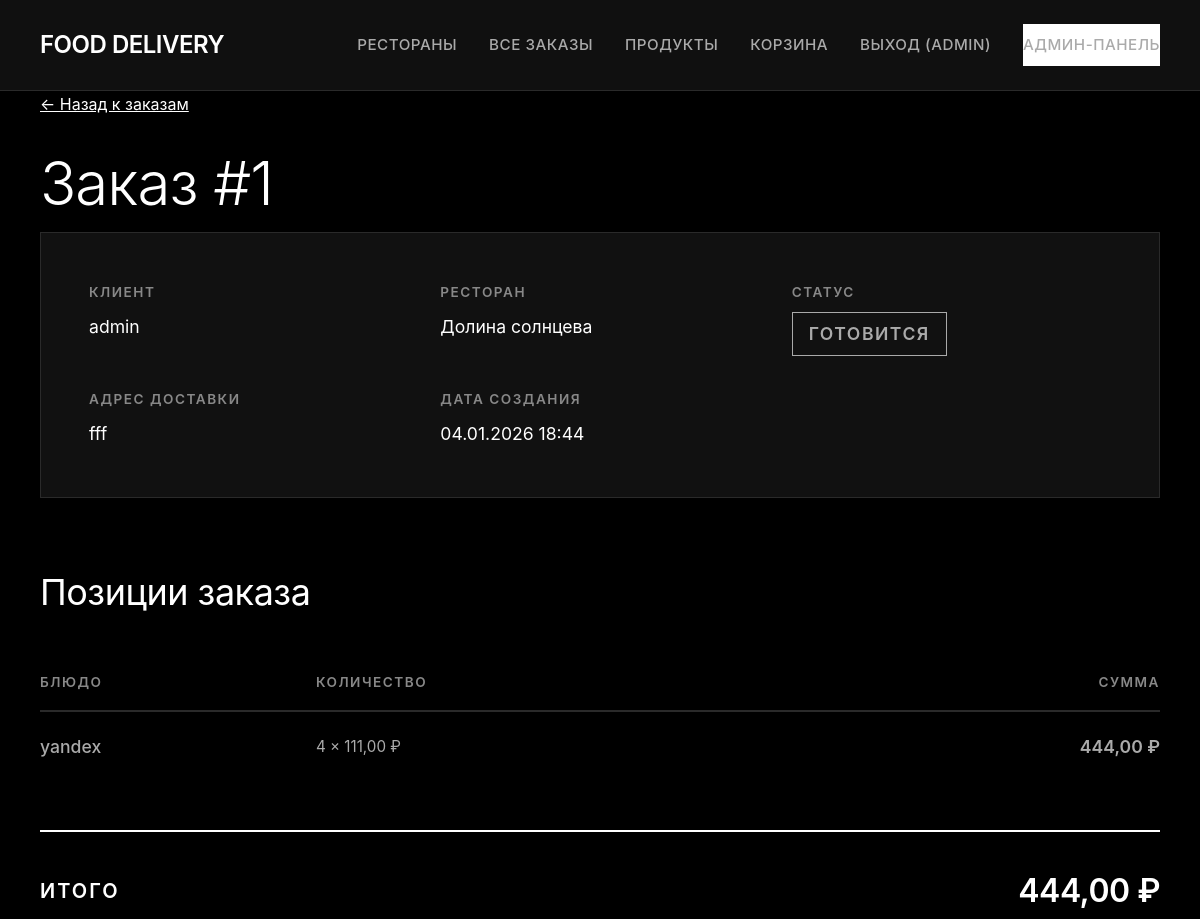
The page /order/1/ (signed in) on the database its author committed.
### app/models.py (models this page shows, shortened)
class Order(models.Model):
    STATUS_CHOICES = [
        ('pending', 'Ожидает'),
        ('preparing', 'Готовится'),
        ('ready', 'Готов'),
        ('delivering', 'Доставляется'),
        ('completed', 'Завершен'),
        ('cancelled', 'Отменен'),
    ]
    customer = models.ForeignKey(User, on_delete=models.CASCADE, verbose_name="Клиент")
    restaurant = models.ForeignKey(Restaurant, on_delete=models.CASCADE, verbose_name="Ресторан")
    courier = models.ForeignKey(Courier, on_delete=models.SET_NULL, null=True, blank=True, verbose_name="Курьер")
    status = models.CharField(max_length=20, choices=STATUS_CHOICES, default='pending', verbose_name="Статус")
    address = models.CharField(max_length=300, verbose_name="Адрес доставки")
    total_price = models.DecimalField(max_digits=10, decimal_places=2, default=0, verbose_name="Общая стоимость")
    created_at = models.DateTimeField(auto_now_add=True, verbose_name="Дата создания")
    updated_at = models.DateTimeField(auto_now=True, verbose_name="Дата обновления")
    history = HistoricalRecords()
    class Meta:
        verbose_name = "Заказ"
        verbose_name_plural = "Заказы"
        ordering = ['-created_at']

class Restaurant(models.Model):
    name = models.CharField(max_length=200, verbose_name="Название")
    address = models.CharField(max_length=300, verbose_name="Адрес")
    phone = models.CharField(max_length=20, verbose_name="Телефон")
    owner = models.ForeignKey(User, on_delete=models.CASCADE, verbose_name="Владелец")
    created_at = models.DateTimeField(auto_now_add=True, verbose_name="Дата создания")
    history = HistoricalRecords()
    class Meta:
        verbose_name = "Ресторан"# Единственное число
        verbose_name_plural = "Рестораны"# Множественное число
        ordering = ['name']# Сортировка по умолчанию

class OrderItem(models.Model):
    order = models.ForeignKey(Order, on_delete=models.CASCADE, related_name='items', verbose_name="Заказ")
    product = models.ForeignKey(Product, on_delete=models.CASCADE, verbose_name="Продукт")
    quantity = models.PositiveIntegerField(default=1, verbose_name="Количество")
    price = models.DecimalField(max_digits=10, decimal_places=2, verbose_name="Цена")
    class Meta:
        verbose_name = "Элемент заказа"
        verbose_name_plural = "Элементы заказа"
        ordering = ['order']
    def get_total(self):
        return self.price * self.quantity

class Product(models.Model):
    name = models.CharField(max_length=200, verbose_name="Название")
    description = models.TextField(verbose_name="Описание")
    price = models.DecimalField(max_digits=10, decimal_places=2, verbose_name="Цена")
    restaurant = models.ForeignKey(Restaurant, on_delete=models.CASCADE, verbose_name="Ресторан")
    created_at = models.DateTimeField(auto_now_add=True, verbose_name="Дата создания")
    history = HistoricalRecords()
    class Meta:
        verbose_name = "Продукт"
        verbose_name_plural = "Продукты"
        ordering = ['name']

### app/views.py (the view)
# urls.py: path('order/<int:order_id>/', views.order_detail, name='order_detail'),
@login_required
def order_detail(request, order_id):
    order = get_object_or_404(Order, id=order_id)
    if not (request.user.is_superuser or request.user.is_staff or order.customer == request.user):
        messages.error(request, 'У вас нет доступа к этому заказу')
        return redirect('orders')
    cart_items_count = get_cart_items_count(request)
    return render(request, 'order.html', {
        'order': order,
        'cart_items_count': cart_items_count
    })

### app/views.py (called while the page is built)
def get_cart_items_count(request):
    cart = request.session.get('cart', {})
    return sum(cart.values())

### app/templates/order.html (shortened to what this page needs)
{% load static %}
<!DOCTYPE html>
<html lang="ru">
<head>
  <link rel="stylesheet" href="{% static 'style.css' %}">
</head>
<body>
  <div class="header">
    <div class="container">
      <a href="{% url 'index' %}" class="logo">FOOD DELIVERY</a>
      <nav class="nav">
        <a href="{% url 'index' %}">Рестораны</a>
        <a href="{% url 'orders' %}">{% if user.is_superuser %}Все заказы{% else %}Мои заказы{% endif %}</a>
        <a href="{% url 'product_list' %}">Продукты</a>
        <a href="{% url 'cart' %}" class="cart-link">
          Корзина{% if cart_items_count > 0 %} ({{ cart_items_count }}){% endif %}
        </a>
        <a href="{% url 'logout' %}">Выход ({{ user.username }})</a>
        {% if user.is_superuser %}
        <a href="/admin/" class="admin-link">Админ-панель</a>
        {% endif %}
      </nav>
    </div>
  </div>
  <div class="container">
    <a href="{% url 'orders' %}" class="btn-secondary" style="margin-top: 0;"><span>← Назад к заказам</span></a>
    <h1 style="margin-top: 32px;">Заказ #{{ order.id }}</h1>
    <div class="order-detail">
      <div class="order-detail-grid">
        {% if user.is_superuser %}
        <div class="order-detail-item">
          <strong>Клиент</strong>
          <span>{{ order.customer.username }}</span>
        </div>
        {% endif %}
        <div class="order-detail-item">
          <strong>Ресторан</strong>
          <span>{{ order.restaurant.name }}</span>
        </div>
        <div class="order-detail-item">
          <strong>Статус</strong>
          <span class="status {{ order.status }}">{{ order.get_status_display }}</span>
        </div>
        <div class="order-detail-item">
          <strong>Адрес доставки</strong>
          <span>{{ order.address }}</span>
        </div>
        <div class="order-detail-item">
          <strong>Дата создания</strong>
          <span>{{ order.created_at|date:"d.m.Y H:i" }}</span>
        </div>
      </div>
    </div>
    <div class="order-items-section">
      <h2>Позиции заказа</h2>
      {% if order.items.all %}
      <table class="order-items-table">
        <thead>
          <tr>
            <th>Блюдо</th>
            <th>Количество</th>
            <th style="text-align: right;">Сумма</th>
          </tr>
        </thead>
        <tbody>
          {% for item in order.items.all %}
          <tr>
            <td class="item-name">{{ item.product.name }}</td>
            <td class="item-quantity">{{ item.quantity }} × {{ item.price }} ₽</td>
            <td class="item-price">{{ item.get_total }} ₽</td>
          </tr>
          {% endfor %}
        </tbody>
      </table>
      <div class="order-total">
        <div class="order-total-label">Итого</div>
        <div class="order-total-value">{{ order.total_price }} ₽</div>
      </div>
      {% else %}
      <div class="empty-state">
        <div class="empty-state-icon">🛒</div>
        <h3>В заказе нет позиций</h3>
      </div>
      {% endif %}
    </div>
  </div>
</body>
</html>

### app/static/style.css (style rules this page uses)
:root { --black: #000000; --black-light: #0a0a0a; --gray-dark: #111111; --gray-medium: #1a1a1a; --gray-border: #2a2a2a; --gray-text: #888888; --gray-light: #aaaaaa; --white: #ffffff; --white-dark: #f5f5f5; --transition: all 0.4s cubic-bezier(0.4, 0, 0.2, 1); --shadow: 0 8px 32px rgba(0, 0, 0, 0.4); --shadow-hover: 0 16px 48px rgba(255, 255, 255, 0.08); }
* { margin: 0; padding: 0; box-sizing: border-box; }
html { scroll-behavior: smooth; }
body { font-family: 'Inter', -apple-system, BlinkMacSystemFont, 'Segoe UI', 'Roboto', 'Helvetica Neue', Arial, sans-serif; background: var(--black); color: var(--white); line-height: 1.7; padding: 0; margin: 0; font-size: 16px; -webkit-font-smoothing: antialiased; -moz-osx-font-smoothing: grayscale; }
.container { max-width: 1400px; margin: 0 auto; padding: 0 40px; }
.header { background: var(--gray-dark); border-bottom: 1px solid var(--gray-border); position: sticky; top: 0; z-index: 100; backdrop-filter: blur(10px); background: rgba(17, 17, 17, 0.95); }
.header .container { display: flex; justify-content: space-between; align-items: center; padding: 24px 40px; }
.logo { font-size: 1.5rem; font-weight: 600; letter-spacing: -0.5px; color: var(--white); text-decoration: none; }
.nav { display: flex; gap: 32px; align-items: center; }
.nav a { color: var(--gray-light); text-decoration: none; font-size: 0.95rem; font-weight: 500; letter-spacing: 0.5px; text-transform: uppercase; transition: var(--transition); position: relative; padding: 8px 0; }
.nav a::after { content: ''; position: absolute; bottom: 0; left: 0; width: 0; height: 2px; background: var(--white); transition: var(--transition); }
.admin-link { background: var(--white); color: var(--black); padding: 10px 24px; border-radius: 0; font-weight: 600; text-transform: uppercase; letter-spacing: 1px; font-size: 0.85rem; transition: var(--transition); }
.admin-link::after { display: none; }
h1 { font-size: clamp(2.5rem, 5vw, 4rem); font-weight: 300; letter-spacing: -1px; line-height: 1.1; margin-bottom: 16px; color: var(--white); }
h2 { font-size: clamp(1.75rem, 3vw, 2.25rem); font-weight: 400; letter-spacing: -0.5px; margin: 64px 0 32px 0; color: var(--white); }
strong { font-weight: 600; color: var(--white); }
.order-detail { background: var(--gray-dark); border: 1px solid var(--gray-border); padding: 48px; margin-bottom: 64px; }
.order-detail-grid { display: grid; grid-template-columns: repeat(auto-fit, minmax(250px, 1fr)); gap: 32px; }
.order-detail-item { padding: 0; border: none; }
.order-detail-item strong { display: block; font-size: 0.85rem; text-transform: uppercase; letter-spacing: 1.5px; margin-bottom: 8px; color: var(--gray-text); font-weight: 600; }
.order-detail-item span { font-size: 1.1rem; color: var(--white); }
.order-items-section { margin-top: 64px; }
.order-items-table { width: 100%; border-collapse: collapse; margin-top: 32px; }
.order-items-table thead { border-bottom: 2px solid var(--gray-border); }
.order-items-table th { text-align: left; padding: 16px 0; font-size: 0.85rem; text-transform: uppercase; letter-spacing: 1.5px; color: var(--gray-text); font-weight: 600; }
.order-items-table td { padding: 20px 0; border-bottom: 1px solid var(--gray-border); color: var(--gray-light); }
.order-items-table tbody tr:last-child td { border-bottom: none; }
.item-name { font-size: 1.1rem; color: var(--white); font-weight: 500; }
.item-quantity { color: var(--gray-text); font-size: 0.95rem; }
.item-price { text-align: right; font-weight: 600; font-size: 1.1rem; color: var(--white); }
.order-total { margin-top: 48px; padding-top: 32px; border-top: 2px solid var(--white); display: flex; justify-content: space-between; align-items: center; }
.order-total-label { font-size: 1.25rem; text-transform: uppercase; letter-spacing: 2px; font-weight: 600; color: var(--white); }
.order-total-value { font-size: 2rem; font-weight: 600; letter-spacing: -0.5px; color: var(--white); }
.btn-secondary { background: transparent; color: var(--white); border-color: var(--gray-border); }
.btn-secondary::before { background: var(--white); }
.status { display: inline-flex; align-items: center; padding: 6px 16px; background: var(--gray-dark); border: 1px solid var(--gray-border); text-transform: uppercase; font-size: 0.75rem; letter-spacing: 1.5px; font-weight: 600; border-radius: 0; }
.status.preparing { border-color: var(--gray-light); color: var(--gray-light); }
.cart-link { position: relative; }
.cart-link::after { display: none; }

### rows shown on the page
Order: id "1", customer.username "admin", restaurant.name "Долина солнцева", status "ГОТОВИТСЯ", address "fff", created_at "04.01.2026 18:44", total_price "444,00"
OrderItem: product.name "yandex", quantity "4", price "111,00", get_total "444,00"

### other values the page prints
{{ user.username }} "ADMIN"
